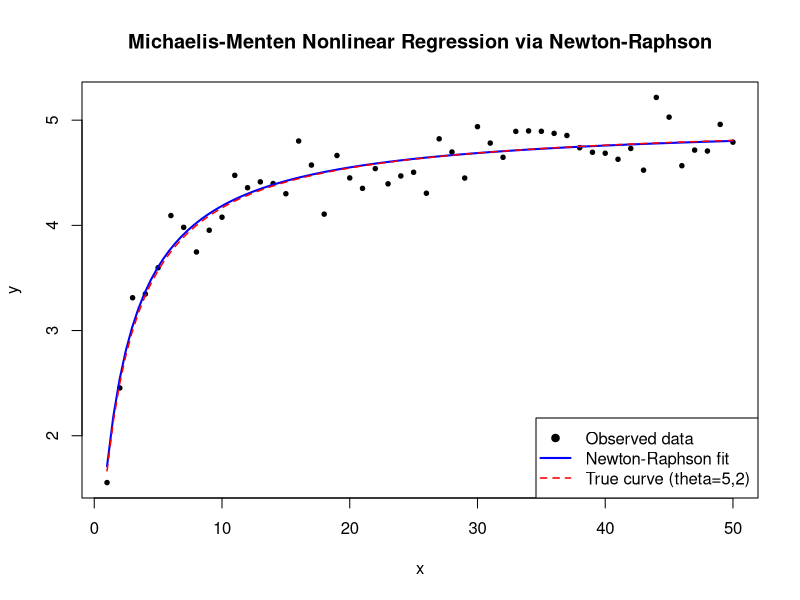

Here is the R script that generated this plot:
## ---- chunk 1
knitr::opts_chunk$set(echo = TRUE, warning = FALSE, message = FALSE, fig.align = "center")
## ---- chunk 2
rm(list = ls())
n = 50
set.seed(123)
e = rnorm(n, 0, 0.2)
x = 1:n
m = 1000
theta = matrix(0, ncol = 2, nrow = m)
epsilon = 10^(-6)
theta[1, ] = c(5, 2)
y = (theta[1, 1] * x / (theta[1, 2] + x)) + e
## ---- chunk 3
for (k in 2:m)
{
  # First derivative / Gradient vector
  h1 = (-2) * sum((y - (theta[k-1, 1] * x / (theta[k-1, 2] + x))) *(x / (theta[k-1, 2] + x)))
  h2 = (2) * sum((y - (theta[k-1, 1] * x / (theta[k-1, 2] + x))) *(x / ((theta[k-1, 2] + x)^2)))
  
  # Hessian matrix elements
  h11 = 2 * sum((x / (theta[k-1, 2] + x))^2)
  h12 = 2 * sum((x / ((theta[k-1, 2] + x)^2)) *(y - ((2 * theta[k-1, 1] * x) /(theta[k-1, 2] + x))))
  
  h21 = h12
  
  h22 = (-2) * sum(theta[k-1, 1] * x / ((theta[k-1, 2] + x)^3) *((2 * y) - ((3 * theta[k-1, 1] * x) /(theta[k-1, 2] + x))))
  
  # Gradient vector
  H1 = matrix(c(h1, h2), ncol = 1, byrow = TRUE)
  
  # Hessian matrix
  H = matrix(c(h11, h12, h21, h22),byrow = TRUE,nrow = 2,ncol = 2)
  
  # Newton-Raphson update
  theta[k, ] = theta[k-1, ]-matrix(solve(H) %*% H1,ncol = 1,byrow = TRUE)
  
  # Convergence condition
  if (max(abs(theta[k, ] - theta[k-1, ])) < epsilon)
  {
    break
    cat("Converged at iteration:", k, "\n")
  }
}

cat("Number of iterations:", k, "\n")
cat("Estimated parameters:\n")
print(theta[k, ])
## ---- chunk 4
plot(x, y, pch = 19, cex = 0.6,
     main = "Michaelis-Menten Nonlinear Regression via Newton-Raphson",
     xlab = "x", ylab = "y")

curve((theta[k, 1] * x) / (theta[k, 2] + x), add = TRUE, col = "blue", lwd = 2)
curve((5 * x) / (2 + x), add = TRUE, col = "red", lty = 2, lwd = 1.5)

legend("bottomright",
       legend = c("Observed data", "Newton-Raphson fit", "True curve (theta=5,2)"),
       col = c("black", "blue", "red"),
       pch = c(19, NA, NA),
       lty = c(NA, 1, 2),
       lwd = c(NA, 2, 1.5))
